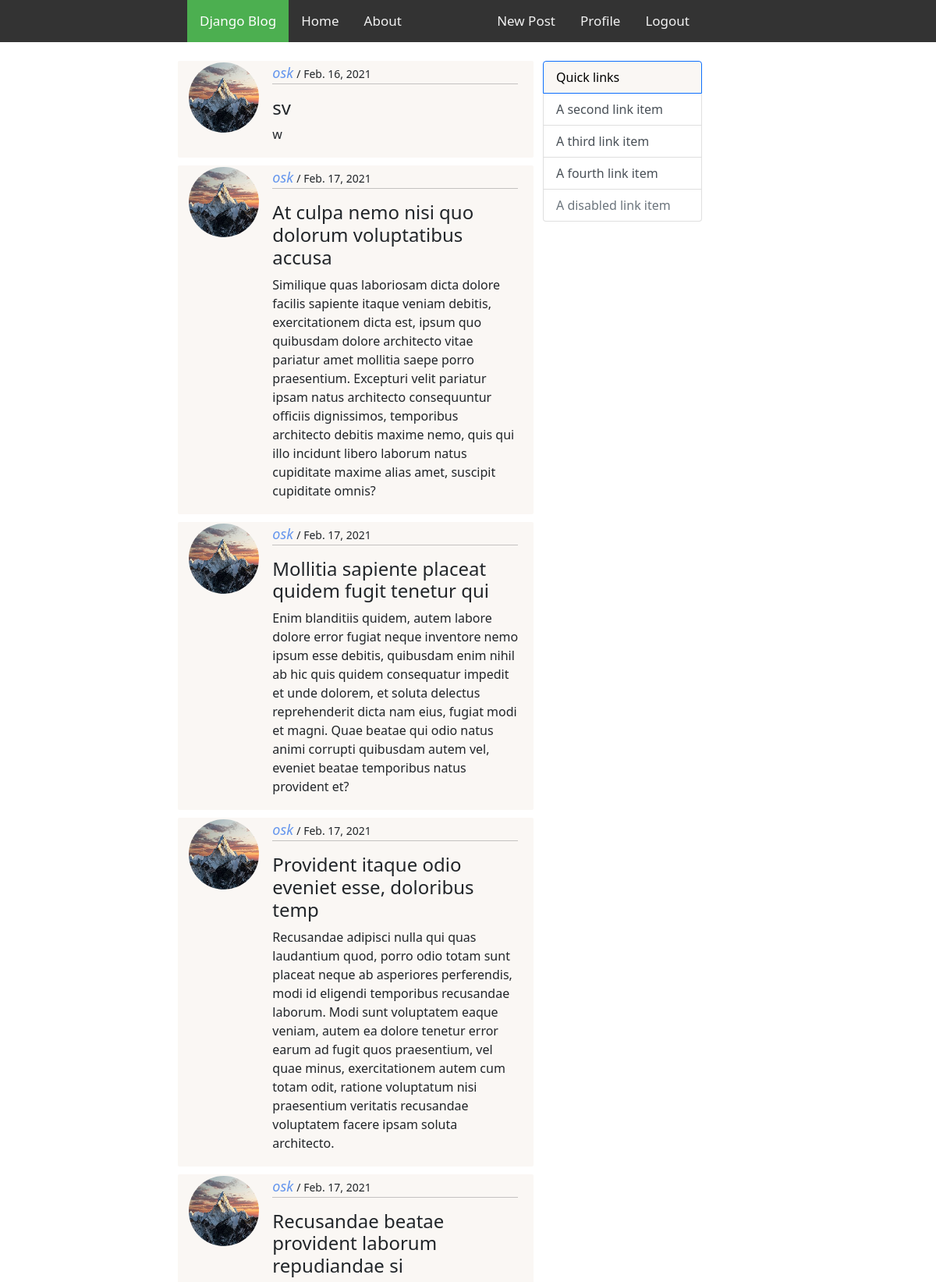
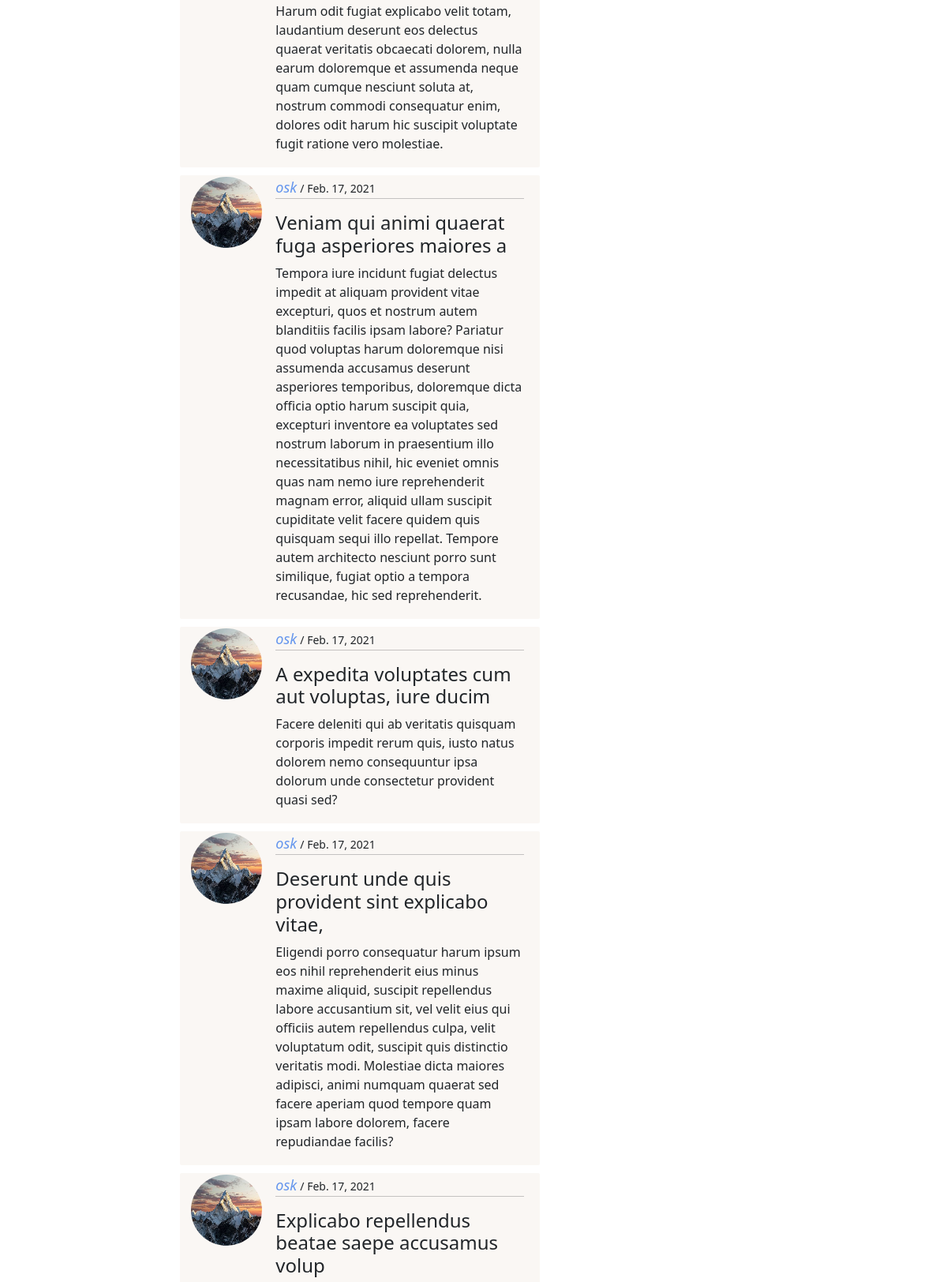
The page / (upper part) on the database its author committed (2 pictures, top to bottom).
### home/models.py (models this page shows, shortened)
class Blog(models.Model):
    author = models.ForeignKey(User, on_delete=models.CASCADE)
    date = datetime.now().date()
    date_posted = models.DateField(default=date)
    title = models.CharField(max_length=200)
    content = models.CharField(max_length=500)

### home/views.py (the view)
# urls.py: path('', views.index, name="index_page"),
def index(request):
    context = {
        'title':'Django_blog',
        'posts': Blog.objects.all(),
    }
    return render(request, 'home/index.html',context)

### templates/home/index.html
{% extends 'base.html' %}
{% load static %}
{% block content %}
{% for post in posts %}
<div class="row card1">
    <div class="col-2 card-image">
        <img src="{% static 'img/dp.jpg' %}" alt="display image">
    </div>
    <div class="col-9 card-content">
        <span class="author"><i>{{post.author}}</i></span> <span class="date">/ {{ post.date_posted }}</span>
        <hr>
        <h4>{{ post.title }}</h4>
        <p>{{post.content}}</p>
    </div>
</div>
{%endfor%}
{% endblock %}

### templates/base.html (shortened to what this page needs)
{% load static %}
<!DOCTYPE html>
<html lang="en">
<head>
    <link rel="stylesheet" href="https://cdnjs.cloudflare.com/ajax/libs/font-awesome/4.7.0/css/font-awesome.min.css">
    <link rel="stylesheet" href="{% static 'bootstrap.min.css' %}">
    <link rel="stylesheet" href="{% static 'style.css' %}">
</head>
<body>
    <div class="topnav" id="myTopnav">
      <div class="container1">
        <a href="{% url 'index_page' %}" class="active left-menu-item">Django Blog</a>
        <a href="{% url 'index_page' %}" class="left-menu-item">Home</a>
        <a href="{% url 'about_page' %}" class="left-menu-item">About</a>
        <a href="{% url 'logout_page' %}" class="right-menu-item">Logout</a>
        <a href="{% url 'profile_page' %}" class="right-menu-item">Profile</a>
        <a href="{% url 'new_post_page' %}" class="right-menu-item">New Post</a>
      </div>
      </div>
      <br>
    <div class="container1">
        <div class="row">
            <div class="col-8" id="col-8">
           {% block content %} {% endblock %}
            </div>
            <div class="col-4" id="col-4">
                <div class="list-group">
                    <a href="#" class="list-group-item list-group-item-action active" aria-current="true">
                      Quick links
                    </a>
                    <a href="#" class="list-group-item list-group-item-action">A second link item</a>
                    <a href="#" class="list-group-item list-group-item-action">A third link item</a>
                    <a href="#" class="list-group-item list-group-item-action">A fourth link item</a>
                    <a href="#" class="list-group-item list-group-item-action disabled" tabindex="-1" aria-disabled="true">A disabled link item</a>
                  </div>
            </div>
        </div>
    </div>
</body>
</html>

### static/style.css (style rules this page uses)
.container1 { margin-left: 20%; padding-right: 25%; }
.topnav { background-color: #333; overflow: hidden; }
.topnav a { display: block; color: #f2f2f2; text-align: center; padding: 14px 16px; text-decoration: none; font-size: 17px; }
.left-menu-item { float: left; }
.right-menu-item { float: right; }
.topnav a.active { background-color: #4CAF50; color: white; }
.list-group a.active { background: rgb(250, 247, 244); color: black; }
.card1 { background: rgb(250, 247, 244); border: 2px solid rgb(250, 247, 244); border-radius: 2px; margin-bottom: 10px; }
.card-image img { width: 90px; height: 90px; border-radius: 100%; }
.card-content { margin-left: 32px; }
span.author { font-size: 18px; color: cornflowerblue; font-family: 'Segoe UI', Tahoma, Geneva, Verdana, sans-serif }
span.date { font-size: 14px; }
hr { margin-top: 0px; }

### rows shown on the page
Blog: author "osk", date_posted "Feb. 16, 2021", title "sv", content "w"
Blog: author "osk", date_posted "Feb. 17, 2021", title "At culpa nemo nisi quo dolorum voluptatibus accusa", content "Similique quas laboriosam dicta dolore facilis sapiente itaque veniam debitis, exercitationem dicta est, ipsum quo quibusdam dolore architecto vitae pariatur amet mollitia saepe porro praesentium. Excepturi velit pariatur ipsam natus architecto consequuntur officiis dignissimos, temporibus architecto debitis maxime nemo, quis qui illo incidunt libero laborum natus cupiditate maxime alias amet, suscipit cupiditate omnis?"
Blog: author "osk", date_posted "Feb. 17, 2021", title "Mollitia sapiente placeat quidem fugit tenetur qui", content "Enim blanditiis quidem, autem labore dolore error fugiat neque inventore nemo ipsum esse debitis, quibusdam enim nihil ab hic quis quidem consequatur impedit et unde dolorem, et soluta delectus reprehenderit dicta nam eius, fugiat modi et magni. Quae beatae qui odio natus animi corrupti quibusdam autem vel, eveniet beatae temporibus natus provident et?"
Blog: author "osk", date_posted "Feb. 17, 2021", title "Provident itaque odio eveniet esse, doloribus temp", content "Recusandae adipisci nulla qui quas laudantium quod, porro odio totam sunt placeat neque ab asperiores perferendis, modi id eligendi temporibus recusandae laborum. Modi sunt voluptatem eaque veniam, autem ea dolore tenetur error earum ad fugit quos praesentium, vel quae minus, exercitationem autem cum totam odit, ratione voluptatum nisi praesentium veritatis recusandae voluptatem facere ipsam soluta architecto."
Blog: author "osk", date_posted "Feb. 17, 2021", title "Recusandae beatae provident laborum repudiandae si", content "Harum odit fugiat explicabo velit totam, laudantium deserunt eos delectus quaerat veritatis obcaecati dolorem, nulla earum doloremque et assumenda neque quam cumque nesciunt soluta at, nostrum commodi consequatur enim, dolores odit harum hic suscipit voluptate fugit ratione vero molestiae."
Blog: author "osk", date_posted "Feb. 17, 2021", title "Veniam qui animi quaerat fuga asperiores maiores a", content "Tempora iure incidunt fugiat delectus impedit at aliquam provident vitae excepturi, quos et nostrum autem blanditiis facilis ipsam labore? Pariatur quod voluptas harum doloremque nisi assumenda accusamus deserunt asperiores temporibus, doloremque dicta officia optio harum suscipit quia, excepturi inventore ea voluptates sed nostrum laborum in praesentium illo necessitatibus nihil, hic eveniet omnis quas nam nemo iure reprehenderit magnam error, aliquid ullam suscipit cupiditate velit facere quidem quis quisquam sequi illo repellat. Tempore autem architecto nesciunt porro sunt similique, fugiat optio a tempora recusandae, hic sed reprehenderit."
Blog: author "osk", date_posted "Feb. 17, 2021", title "A expedita voluptates cum aut voluptas, iure ducim", content "Facere deleniti qui ab veritatis quisquam corporis impedit rerum quis, iusto natus dolorem nemo consequuntur ipsa dolorum unde consectetur provident quasi sed?"
Blog: author "osk", date_posted "Feb. 17, 2021", title "Deserunt unde quis provident sint explicabo vitae,", content "Eligendi porro consequatur harum ipsum eos nihil reprehenderit eius minus maxime aliquid, suscipit repellendus labore accusantium sit, vel velit eius qui officiis autem repellendus culpa, velit voluptatum odit, suscipit quis distinctio veritatis modi. Molestiae dicta maiores adipisci, animi numquam quaerat sed facere aperiam quod tempore quam ipsam labore dolorem, facere repudiandae facilis?"
Blog: author "osk", date_posted "Feb. 17, 2021", title "Explicabo repellendus beatae saepe accusamus volup"
